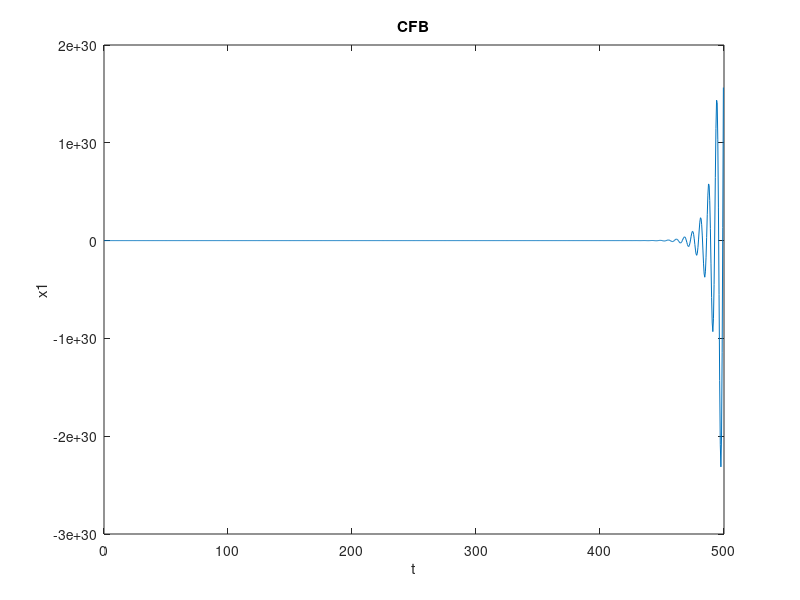

MATLAB code to generate this figure:
clear all;
nn=1000;
h=0.5;
x1(1)=1.0;
x2(1)=1.0;
t(1)=0;
for n=1:nn-1
	fun1=x2(n);
	fun2=-x1(n)-0.2*x2(n);
	x1(n+1)=x1(n)+h*fun1;
	x2(n+1)=x2(n)+h*fun2;
	t(n+1)=t(n)+h;
end
plot(t,x2);
title('CFB');xlabel('t');ylabel('x1');